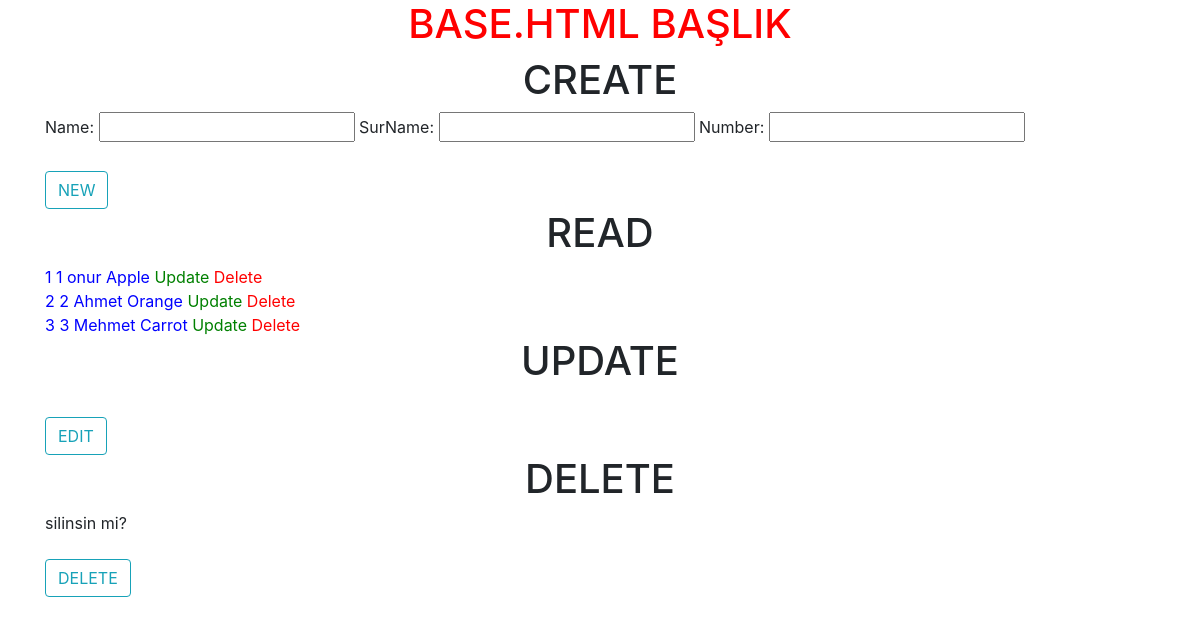
/, run on an earlier commit of the app's database.
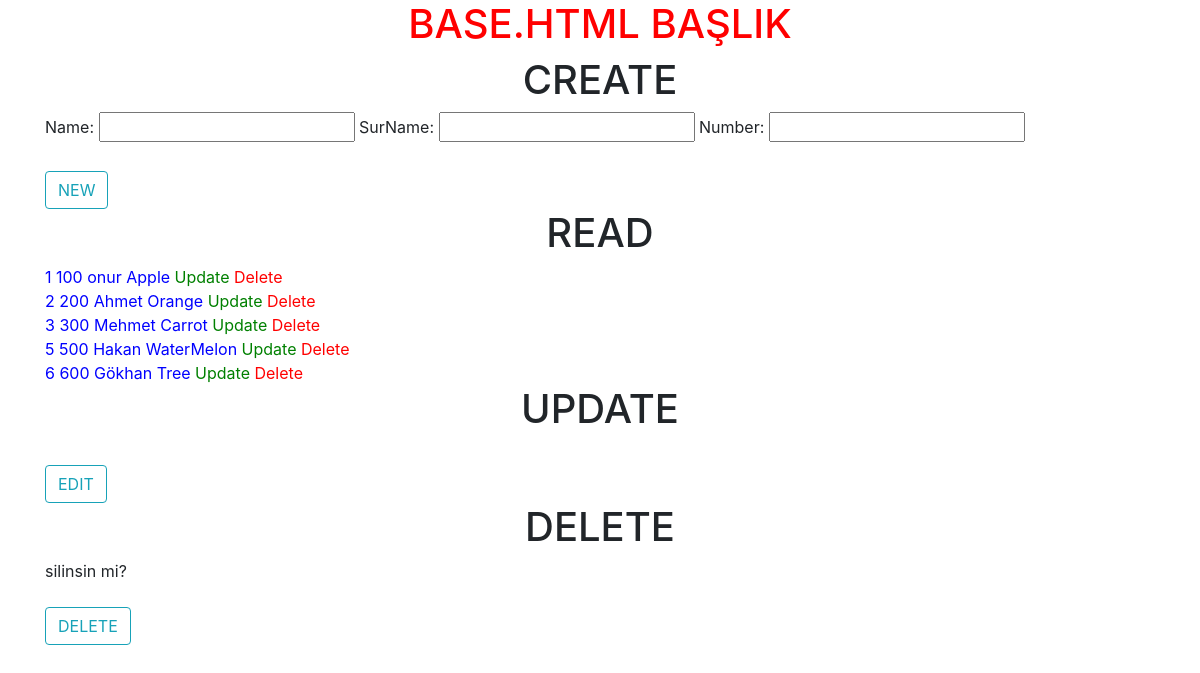
And on a later commit of the database.
### user/models.py (models this page shows)
class Contacts(models.Model):
    first_name = models.CharField(max_length=30)
    last_name = models.CharField(max_length=30)
    number = models.IntegerField(blank=True, null=True)
    class Meta:
        verbose_name_plural = "Kontaklar"
    def __str__(self):
        return f"{self.number} {self.first_name} {self.last_name}"

### user/views.py (the view)
# urls.py: path('', contacts_create_list, name='contacts_create_list'),
def contacts_create_list(request):
    contacts = Contacts.objects.all()
    form = ContactForm()
    print(request.POST)
    if request.method == "POST":
        form = ContactForm(request.POST)
        if form.is_valid():
            form.save()
        return redirect('contacts_create_list')
    context = {
        'form': form,
        'contacts': contacts
    }
    return render(request, 'user/user.html', context)

### user/forms.py
class ContactForm(forms.ModelForm):
    class Meta:
        model = Contacts
        fields = '__all__'
        labels = {'last_name': ' SurName', 'first_name': 'Name'}

### user/templates/user/user.html (shortened to what this page needs)
{% extends 'base/base.html' %}
{% block content %}
<h1 style="text-align: center;">CREATE</h1>
<form method="POST" enctype="multipart/form-data">
<div>{{ form }}</div>
    <br />
    <div class="w-full flex flex-auto">
    <button type="submit" class="btn btn-outline-info bg-red justify-center">NEW</button></div>
</form>
<h1 style="text-align: center;">READ</h1>
{% for contact in contacts %}
<div style="color: blue;"> {{contact.id}} {{contact}}<a style="color: green;" href="update/{{contact.id}}"> Update </a> <a style="color: red;" href="delete/{{contact.id}}">Delete</a> </div>
{% endfor %}
<h1 style="text-align: center;">UPDATE</h1>
<form method="POST" enctype="multipart/form-data">
    <br />
    <div class="w-full flex flex-auto">
        <button type="submit" class="btn btn-outline-info bg-red justify-center">EDIT</button></div>
</form>
<h1 style="text-align: center;">DELETE</h1>
<form method="POST" enctype="multipart/form-data">
    <div>{{ deletecontact }} silinsin mi?</div>
    <br />
<div class="w-full flex flex-auto">
    <button type="submit" class="btn btn-outline-info bg-red justify-center">DELETE</button></div>
</form>
{% endblock %}

What changed in the data, as far as the page shows it:
changed Contacts id 1: number+first_name+last_name "1 onur Apple" → "100 onur Apple"
changed Contacts id 2: number+first_name+last_name "2 Ahmet Orange" → "200 Ahmet Orange"
changed Contacts id 3: number+first_name+last_name "3 Mehmet Carrot" → "300 Mehmet Carrot"
added Contacts: id "5", number+first_name+last_name "500 Hakan WaterMelon"
added Contacts: id "6", number+first_name+last_name "600 Gökhan Tree"
